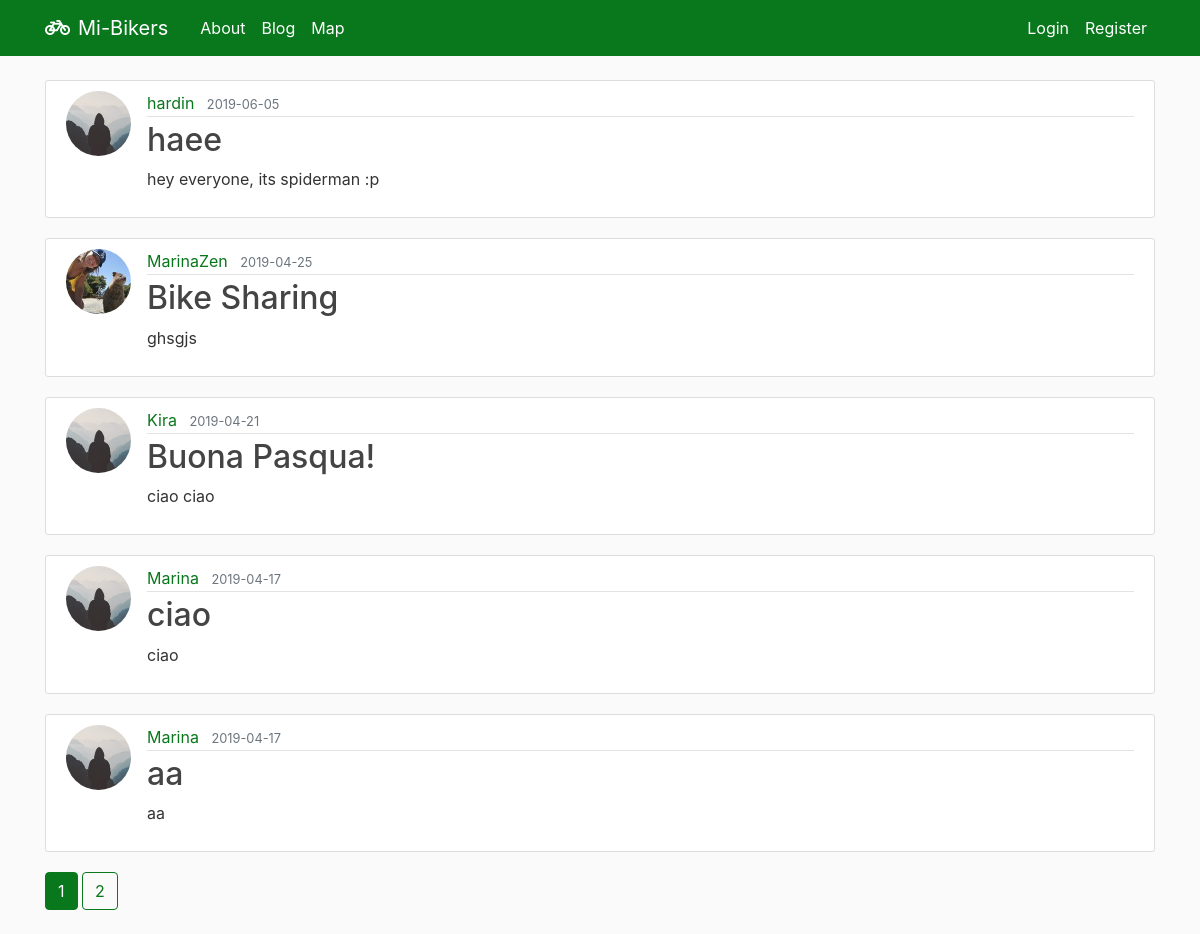
/blog, run on an earlier commit of the app's database.
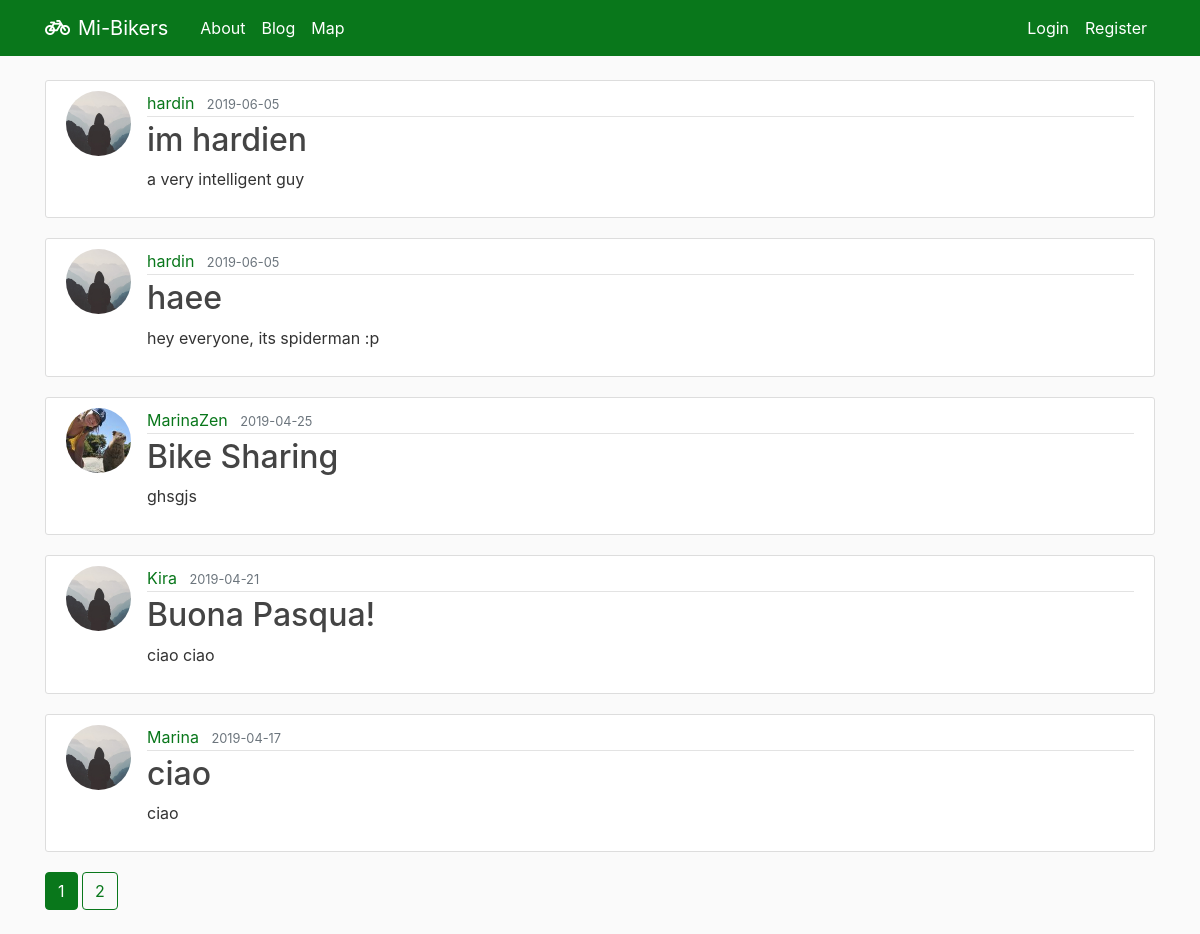
And on a later commit of the database.
### flaskblog/models.py (models this page shows, shortened)
class Post(db.Model):
    id = db.Column(db.Integer, primary_key=True)
    title = db.Column(db.String(100), nullable=False)
    date_posted = db.Column(db.DateTime, nullable=False, default=datetime.utcnow)
    content = db.Column(db.Text, nullable=False)
    user_id = db.Column(db.Integer, db.ForeignKey('user.id'), nullable=False)

class User(db.Model, UserMixin):
    id = db.Column(db.Integer, primary_key=True)
    username = db.Column(db.String(20), unique=True, nullable=False)
    email = db.Column(db.String(120), unique=True, nullable=False)
    image_file = db.Column(db.String(20), nullable=False, default='default.jpg')
    password = db.Column(db.String(60), nullable=False)
    posts = db.relationship('Post', backref='author', lazy=True)

### flaskblog/main/routes.py (the view)
@main.route("/blog")
def blog():
    page = request.args.get('page', 1, type=int)
    posts = Post.query.order_by(Post.date_posted.desc()).paginate(page=page, per_page=5)
    return render_template('blog.html', posts=posts)

### flaskblog/templates/blog.html
{% extends "layout.html" %}
{% block content %}
    {% for post in posts.items %}
        <article class="media content-section">
          <img class="rounded-circle article-img" src="{{ url_for('static', filename='profile_pics/' + post.author.image_file) }}">
          <div class="media-body">
            <div class="article-metadata">
              <a class="mr-2" href="{{ url_for('users.user_posts', username=post.author.username) }}">{{ post.author.username }}</a>
              <small class="text-muted">{{ post.date_posted.strftime('%Y-%m-%d') }}</small>
            </div>
            <h2><a class="article-title" href="{{ url_for('posts.post', post_id=post.id) }}">{{ post.title }}</a></h2>
            <p class="article-content">{{ post.content }}</p>
          </div>
        </article>
    {% endfor %}
    {% for page_num in posts.iter_pages(left_edge=1, right_edge=1, left_current=1, right_current=2) %}
      {% if page_num %}
        {% if posts.page == page_num %}
          <a class="btn btn-info mb-4" href="{{ url_for('main.blog', page=page_num) }}">{{ page_num }}</a>
        {% else %}
          <a class="btn btn-outline-info mb-4" href="{{ url_for('main.blog', page=page_num) }}">{{ page_num }}</a>
        {% endif %}
      {% else %}
        ...
      {% endif %}
    {% endfor %}
{% endblock content %}

### flaskblog/templates/layout.html (shortened to what this page needs)
<!DOCTYPE html>
<html>
<head>
    <link rel="stylesheet" href="https://maxcdn.bootstrapcdn.com/bootstrap/4.0.0/css/bootstrap.min.css">
    <link rel="stylesheet" href="https://use.fontawesome.com/releases/v5.4.1/css/all.css"
>
    <link rel="stylesheet" href="https://unpkg.com/leaflet@1.4.0/dist/leaflet.css"
/>
    <link rel="stylesheet" href="https://unpkg.com/leaflet-control-geocoder/dist/Control.Geocoder.css" />
    <link rel="stylesheet" type="text/css" href="{{ url_for('static', filename='leaflet-routing-machine/leaflet-routing-machine.css') }}">
    <link rel="stylesheet" type="text/css" href="{{ url_for('static', filename='awesome-numbered-marker/leaflet_awesome_number_markers.css') }}">
    <link rel="stylesheet" href="https://cdn.jsdelivr.net/npm/leaflet-easybutton@2/src/easy-button.css">
    <link rel="stylesheet" type="text/css" href="{{ url_for('static', filename='css/main.css') }}">
</head>
<body>
    <header class="site-header">
      <nav id="mainNavbar" class="navbar navbar-expand-md navbar-dark bg-steel fixed-top">
        <div class="container">
          <a class="navbar-brand mr-4" href="/"><i class="fas fa-bicycle mr-2"></i>Mi-Bikers</a>
          <div class="collapse navbar-collapse" id="navbarToggle">
            <div class="navbar-nav mr-auto">
              <a class="nav-item nav-link" href="{{ url_for('main.about') }}">About</a>
              <a class="nav-item nav-link" href="{{ url_for('main.blog') }}">Blog</a>
              <a class="nav-item nav-link" href="{{ url_for('main.map') }}">Map</a>
            </div>
            <div class="navbar-nav">
              {% if current_user.is_authenticated %}
                <a class="nav-item nav-link" href="{{ url_for('main.statistics') }}">Statistics</a>
                <a class="nav-item nav-link" href="{{ url_for('posts.new_post') }}">New Post</a>
                <a class="nav-item nav-link" href="{{ url_for('users.account') }}">Account</a>
                <a class="nav-item nav-link" href="{{ url_for('users.logout') }}">Logout</a>
              {% else %}
                <a class="nav-item nav-link" href="{{ url_for('users.login') }}">Login</a>
                <a class="nav-item nav-link" href="{{ url_for('users.register') }}">Register</a>
              {% endif %}
            </div>
          </div>
        </div>
      </nav>
    </header>
    <main role="main" class="container">
      <div class="row">
        <div class="col-md-12 mt-4">
          {% block content %}{% endblock %}
        </div>
      </div>
    </main>
  </body>
</html>

### flaskblog/static/css/main.css (style rules this page uses)
body { background: #fafafa; color: #333333; margin-top: 3.5rem; }
a { color: rgb(9, 119, 27); text-decoration: none; background-color: transparent; }
h1, h2, h3, h4, h5, h6 { color: #ff6347; }
.bg-steel { background-color: rgb(9, 119, 27); }
.site-header .navbar-nav .nav-link { color: #ffffff; }
.content-section { background: #ffffff; padding: 10px 20px; border: 1px solid #dddddd; border-radius: 3px; margin-bottom: 20px; }
.article-title { color: #444444; }
.article-content { white-space: pre-line; }
.article-img { height: 65px; width: 65px; margin-right: 16px; }
.article-metadata { padding-bottom: 1px; margin-bottom: 4px; border-bottom: 1px solid #e3e3e3 }
.btn-info { color: #fff; background-color: rgb(9, 119, 27); border-color: rgb(9, 119, 27); }
.btn-outline-info { color: rgb(9, 119, 27); background-color: transparent; background-image: none; border-color: rgb(9, 119, 27); }

What changed in the data, as far as the page shows it:
no longer on this page (row unchanged): Post: image_file (placeholder picture), author.username "Marina", date_posted "2019-04-17", title "aa", content "aa"
added Post: image_file (placeholder picture), author.username "hardin", date_posted "2019-06-05", title "im hardien", content "a very intelligent guy"
